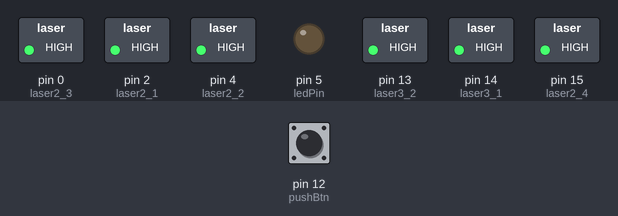
Recording of a sketch running on a simulated Arduino Uno, built with avr-gcc and run on an emulated ATmega328P. On the bench: switched loads named in the sketch (green lamp = pin HIGH), output pins drawn as LEDs (lit = HIGH). The inputs (shaded band) are chosen by the test bench; at power-on: pin 12 (pushBtn) LOW.

Above: at 1.2 s.
1.3 s: pin 12 (pushBtn) pulled HIGH for 0.15 s
At 1.37 s:
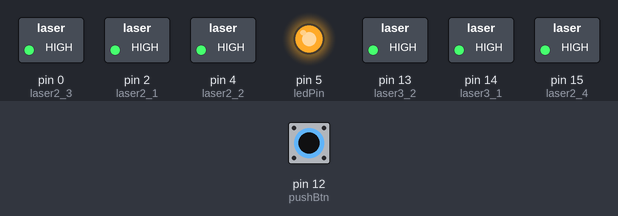
2.9 s: pin 12 (pushBtn) pulled HIGH for 3.2 s
At 6.8 s:
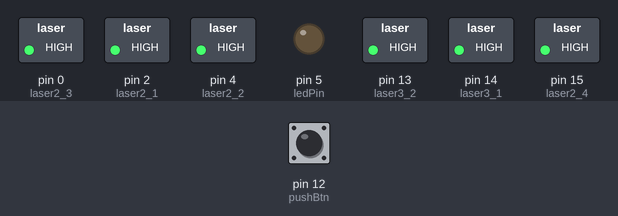
Timing chart, 0 to 8.3 s (numbered marks = the images above; inputs shaded):
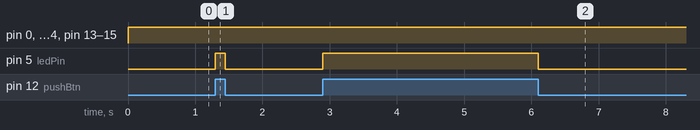

The sketch:

DeadEnd.ino
```cpp
const int laser2_1 = 2;
const int laser2_2 = 4;
//const int laser3 = 12;
const int laser2_3 = 0;
const int laser3_1 = 14;
const int laser3_2 = 13;
const int laser2_4 = 15;
const int pushBtn = 12;
const int ledPin = 5;


void setup() {
  // put your setup code here, to run once:
   pinMode(laser2_1, OUTPUT);
   pinMode(laser2_2, OUTPUT);
  // pinMode(laser3, OUTPUT);
   pinMode(laser2_3, OUTPUT);
   pinMode(laser3_1, OUTPUT);
   pinMode(laser3_2, OUTPUT);
    pinMode(laser2_4, OUTPUT);
    pinMode(pushBtn, INPUT);
  pinMode(ledPin, OUTPUT);

}

void loop() {
  // put your main code here, to run repeatedly:
  digitalWrite(laser2_1,HIGH);
  digitalWrite(laser2_2,HIGH);
  //digitalWrite(laser3,HIGH);
  digitalWrite(laser2_3,HIGH);
  digitalWrite(laser3_1,HIGH);
  digitalWrite(laser3_2,HIGH);
  digitalWrite(laser2_4,HIGH);

  int push_btn_state = digitalRead(pushBtn);
  if (push_btn_state == HIGH) {
          digitalWrite(ledPin, HIGH);
     }
     else {
      digitalWrite(ledPin, LOW);
      //buttonPressed = true;
     }
}
```

Measured:
- after the input at 1.3 s, pin 5 (ledPin): LOW → HIGH at once, → LOW 0.15 s later
- after the input at 2.9 s, pin 5 (ledPin): LOW → HIGH at once, → LOW 3.2 s later
